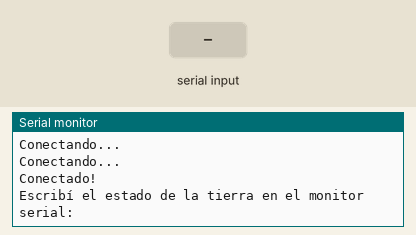
A sketch run on a simulated ESP32. On the bench: the last lines printed to the serial monitor. The test bench sets the inputs (shaded band). WiFi joins after 1.5 s; servers stay silent unless stated; uploads are accepted with an empty reply.

Above: at 2.7 s.
2.8 s: "1\n" received over Serial
At 3.5 s:
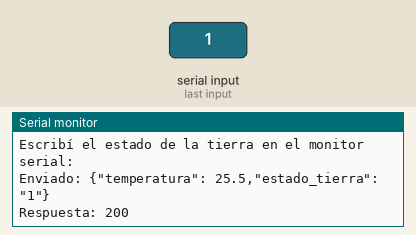
4.5 s: "0\n" received over Serial
At 5.7 s:
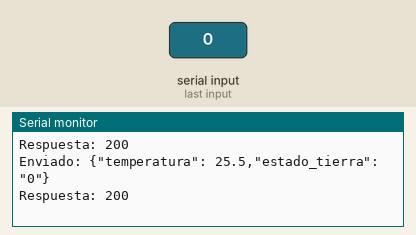
6.0 s: "2\n" received over Serial
At 7.2 s:
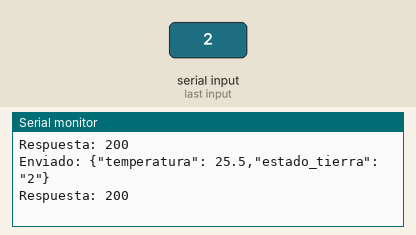

The sketch:

programaAxel.ino
```cpp
#include <WiFi.h>
#include <HTTPClient.h>

const char* ssid = "TU_WIFI";
const char* password = "TU_PASSWORD";

// ⚠️ Endpoint correcto a la tabla
const char* serverName = "https://xjmqzdnhactuschmmaaa.supabase.co/rest/v1/sensores";

// API Key (anon)
const char* apiKey = "eyJhbGciOiJIUzI1NiIsInR5cCI6IkpXVCJ9.eyJpc3MiOiJzdXBhYmFzZSIsInJlZiI6InhqbXF6ZG5oYWN0dXNjaG1tYWFhIiwicm9sZSI6ImFub24iLCJpYXQiOjE3NzYyNTYyNjcsImV4cCI6MjA5MTgzMjI2N30.93gXgtCxxKLGa0u1gLwzZ94bDkBlhitMX76LKByX7Uc";

void setup() {
  Serial.begin(115200);
  WiFi.begin(ssid, password);

  while (WiFi.status() != WL_CONNECTED) {
    delay(500);
    Serial.println("Conectando...");
  }

  Serial.println("Conectado!");
  Serial.println("Escribí el estado de la tierra en el monitor serial:");
}

void loop() {

  // 📥 Leer desde el monitor serie
  if (Serial.available()) {
    String estado = Serial.readStringUntil('\n');
    estado.trim(); // limpia espacios

    if (estado.length() > 0) {

      HTTPClient http;
      http.begin(serverName);

      http.addHeader("Content-Type", "application/json");
      http.addHeader("apikey", apiKey);
      http.addHeader("Authorization", String("Bearer ") + apiKey);

      // 📤 JSON con ambas columnas
      String json = "{";
      json += "\"temperatura\": 25.5,";
      json += "\"estado_tierra\": \"" + estado + "\"";
      json += "}";

      int httpResponseCode = http.POST(json);

      Serial.print("Enviado: ");
      Serial.println(json);

      Serial.print("Respuesta: ");
      Serial.println(httpResponseCode);

      http.end();
    }
  }
}
```

Measured:
- after the input at 2.8 s, the serial monitor: prints a new line after 0.20 s (image 1)
- after the input at 4.5 s, the serial monitor: prints a new line after 0.20 s (image 2)
- after the input at 6.0 s, the serial monitor: prints a new line after 0.20 s (image 3)
